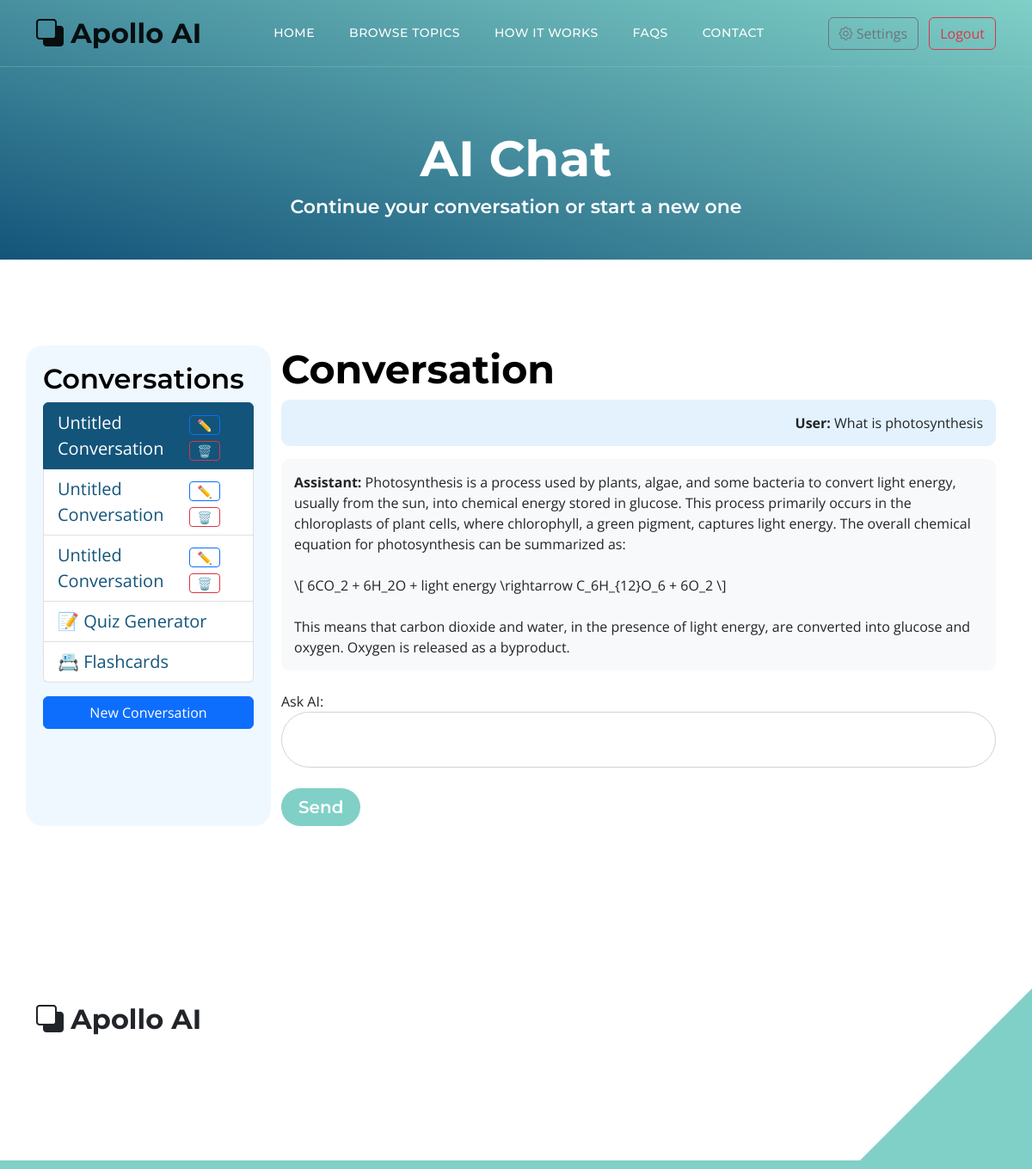
/main.php?conversation_id=18 (signed in), run on the app's committed database.
### tables this page shows
CREATE TABLE `conversations` (
  `id` int(11) NOT NULL,
  `user_id` int(11) NOT NULL,
  `title` varchar(255) DEFAULT 'Untitled Conversation',
  `created_at` timestamp NOT NULL DEFAULT current_timestamp()
);

CREATE TABLE `messages` (
  `id` int(11) NOT NULL,
  `conversation_id` int(11) NOT NULL,
  `role` enum('user','assistant') NOT NULL,
  `content` text NOT NULL,
  `created_at` timestamp NOT NULL DEFAULT current_timestamp()
);

### main.php (the view, shortened to what this page needs)
<?php
require 'db.php';
$conversation_id = $_GET['conversation_id'] ?? null;
$user_id = $_SESSION['user_id'];
$conversations = $db->query("SELECT * FROM conversations WHERE user_id = $user_id ORDER BY created_at DESC")->fetchAll(PDO::FETCH_ASSOC);
$messages = [];
if ($conversation_id) {
    $messages = $db->query("SELECT role, content FROM messages WHERE conversation_id = $conversation_id ORDER BY created_at")
                   ->fetchAll(PDO::FETCH_ASSOC);
}
?>
<!doctype html>
<html lang="en">
<head>
    <link href="css/bootstrap.min.css" rel="stylesheet">
    <link href="css/bootstrap-icons.css" rel="stylesheet">
    <link href="css/style.css" rel="stylesheet">
</head>
<body id="top">
<main>
    <nav class="navbar navbar-expand-lg">
        <div class="container">
            <a class="navbar-brand" href="index.php">
                <i class="bi-back"></i>
                <span>Apollo AI</span>
            </a>
            <div class="collapse navbar-collapse" id="navbarNav">
                <ul class="navbar-nav ms-lg-5 me-lg-auto">
                    <li class="nav-item"><a class="nav-link" href="index.php#section_1">Home</a></li>
                    <li class="nav-item"><a class="nav-link" href="index.php#section_2">Browse Topics</a></li>
                    <li class="nav-item"><a class="nav-link" href="index.php#section_3">How it works</a></li>
                    <li class="nav-item"><a class="nav-link" href="index.php#section_4">FAQs</a></li>
                    <li class="nav-item"><a class="nav-link" href="index.php#section_5">Contact</a></li>
                </ul>
                <div class="d-none d-lg-block">
                    <a href="settings.php" class="btn btn-outline-secondary ms-2" title="Settings"><i class="bi bi-gear"></i> Settings</a>
                    <?php if (isset($_SESSION['user_id'])): ?>
                        <a href="logout.php" class="btn btn-outline-danger ms-2">Logout</a>
                    <?php endif; ?>
                </div>
            </div>
        </div>
    </nav>
    <section class="hero-section d-flex justify-content-center align-items-center" style="padding-bottom:40px;">
        <div class="container">
            <div class="row">
                <div class="col-lg-12 text-center">
                    <h1 class="text-white">AI Chat</h1>
                    <h6 class="text-white">Continue your conversation or start a new one</h6>
                </div>
            </div>
        </div>
    </section>
    <section class="section-padding">
        <div class="container">
            <div class="row">
                <div class="col-lg-3 sidebar">
                    <h3>Conversations</h3>
                    <ul class="list-group">
                        <?php foreach ($conversations as $conv): ?>
                            <li class="list-group-item<?= ($conv['id'] == $conversation_id) ? ' active' : '' ?>">
                                <div class="d-flex justify-content-between align-items-center">
                                    <a href="main.php?conversation_id=<?= $conv['id'] ?>" style="text-decoration:none;<?= ($conv['id'] == $conversation_id) ? 'color:#fff;' : '' ?>">
                                        <?= htmlspecialchars($conv['title']) ?>
                                    </a>
                                    <div>
                                        <button class="btn btn-sm btn-outline-primary py-0 px-2 ms-1" onclick="showRenameForm(<?= $conv['id'] ?>, '<?= htmlspecialchars(addslashes($conv['title'])) ?>')">✏️</button>
                                        <form method="POST" action="main.php" style="display:inline;" onsubmit="return confirm('Delete this conversation?');">
                                            <button type="submit" class="btn btn-sm btn-outline-danger py-0 px-2 ms-1">🗑️</button>
                                        </form>
                                    </div>
                                </div>
                            </li>
                        <?php endforeach; ?>
                        <li class="list-group-item">
                            <a href="quiz.php" style="text-decoration:none;">📝 Quiz Generator</a>
                        </li>
                        <li class="list-group-item">
                            <a href="flashcards.php" style="text-decoration:none;">📇 Flashcards</a>
                        </li>
                    </ul>
                    <a href="main.php" class="btn btn-primary mt-3 w-100">New Conversation</a>
                </div>
                <div class="col-lg-9">
                    <h2>Conversation</h2>
                    <div style="min-height:300px;">
                        <?php if ($conversation_id): ?>
                            <?php foreach ($messages as $msg): ?>
                                <div class="chat-message <?= $msg['role'] ?>">
                                    <strong><?= ucfirst($msg['role']) ?>:</strong>
                                    <?= nl2br(htmlspecialchars($msg['content'])) ?>
                                </div>
                            <?php endforeach; ?>
                        <?php else: ?>
                            <p>Select a conversation or start a new one.</p>
                        <?php endif; ?>
                    </div>
                    <form method="POST" class="custom-form mt-4">
                        <div class="form-group mb-3">
                            <label for="question">Ask AI:</label>
                            <textarea id="question" name="question" class="form-control" rows="3" required></textarea>
                        </div>
                        <button type="submit" class="btn custom-btn">Send</button>
                    </form>
                </div>
            </div>
        </div>
    </section>
</main>
<footer class="site-footer section-padding">
    <div class="container">
        <div class="row">
            <div class="col-lg-3 col-12 mb-4 pb-2">
                <a class="navbar-brand mb-2" href="index.php">
                    <i class="bi-back"></i>
                    <span>Apollo AI</span>
                </a>
            </div>
            <div class="col-lg-3 col-md-4 col-6"></div>
            <div class="col-lg-3 col-md-4 col-6 mb-4 mb-lg-0"></div>
        </div>
    </div>
</footer>
</body>
</html>

### css/style.css (style rules this page uses)
:root { --white-color: #ffffff; --primary-color: #13547a; --secondary-color: #80d0c7; --section-bg-color: #f0f8ff; --custom-btn-bg-color: #80d0c7; --custom-btn-bg-hover-color: #13547a; --dark-color: #000000; --p-color: #717275; --border-color: #7fffd4; --link-hover-color: #13547a; --body-font-family: 'Open Sans', sans-serif; --title-font-family: 'Montserrat', sans-serif; --h1-font-size: 58px; --h2-font-size: 46px; --h3-font-size: 32px; --h4-font-size: 28px; --h5-font-size: 24px; --h6-font-size: 22px; --p-font-size: 20px; --menu-font-size: 14px; --btn-font-size: 18px; --copyright-font-size: 16px; --border-radius-large: 100px; --border-radius-medium: 20px; --border-radius-small: 10px; --font-weight-normal: 400; --font-weight-medium: 500; --font-weight-semibold: 600; --font-weight-bold: 700; }
body { background-color: var(--white-color); font-family: var(--body-font-family); }
h2, h3, h4, h5, h6 { color: var(--dark-color); }
h1, h2, h3, h4, h5, h6 { font-family: var(--title-font-family); font-weight: var(--font-weight-semibold); }
h1 { font-size: var(--h1-font-size); font-weight: var(--font-weight-bold); }
h2 { font-size: var(--h2-font-size); font-weight: var(--font-weight-bold); }
h3 { font-size: var(--h3-font-size); }
h6 { color: var(--primary-color); font-size: var(--h6-font-size); }
ul li { color: var(--p-color); font-size: var(--p-font-size); font-weight: var(--font-weight-normal); }
a, button { touch-action: manipulation; transition: all 0.3s; }
a { display: inline-block; color: var(--primary-color); text-decoration: none; }
b, strong { font-weight: var(--font-weight-bold); }
.section-padding { padding-top: 100px; padding-bottom: 100px; }
.custom-btn { background: var(--custom-btn-bg-color); border: 2px solid transparent; border-radius: var(--border-radius-large); color: var(--white-color); font-size: var(--btn-font-size); font-weight: var(--font-weight-semibold); line-height: normal; transition: all 0.3s; padding: 10px 20px; }
.navbar { background: transparent; border-bottom: 1px solid rgba(128, 208, 199, 0.35); z-index: 9; }
.navbar-brand, .navbar-brand:hover { font-size: var(--h3-font-size); font-weight: var(--font-weight-bold); display: block; }
.navbar-brand span { font-family: var(--title-font-family); }
.navbar-expand-lg .navbar-nav .nav-link { border-radius: var(--border-radius-large); margin: 10px; padding: 10px; }
.navbar-nav .nav-link { display: inline-block; color: var(--white-color); font-family: var(--title-font-family); font-size: var(--menu-font-size); font-weight: var(--font-weight-medium); text-transform: uppercase; letter-spacing: 0.5px; position: relative; padding-top: 15px; padding-bottom: 15px; }
.hero-section { background-image: linear-gradient(15deg, #13547a 0%, #80d0c7 100%); position: relative; overflow: hidden; padding-top: 150px; padding-bottom: 150px; }
.custom-form .form-control { border-radius: var(--border-radius-large); color: var(--p-color); margin-bottom: 24px; padding-top: 13px; padding-bottom: 13px; padding-left: 20px; outline: none; }
.custom-form button[type="submit"] { background: var(--custom-btn-bg-color); border: none; border-radius: var(--border-radius-large); color: var(--white-color); font-family: var(--title-font-family); font-size: var(--p-font-size); font-weight: var(--font-weight-semibold); transition: all 0.3s; margin-bottom: 0; }
.site-footer { border-bottom: 10px solid var(--secondary-color); position: relative; }
.site-footer::after { content: ""; position: absolute; bottom: 0; right: 0; width: 0; height: 0; border-style: solid; border-width: 0 0 200px 200px; border-color: transparent transparent var(--secondary-color) transparent; pointer-events: none; }
textarea.form-control { padding-top: 60px !important; padding-bottom: 20px !important; min-height: 20px; resize: vertical; }
textarea.form-control { min-height: 44px; max-height:65px; padding-top: 15px !important; padding-bottom: 1px !important; resize: none; overflow-y: hidden; }

### main.php (style rules this page uses)
.chat-message { margin-bottom: 15px; border-radius: 10px; padding: 15px; }
.chat-message.user { background: #e3f2fd; text-align: right; }
.chat-message.assistant { background: #f8f9fa; text-align: left; }
.sidebar { background: var(--section-bg-color); border-radius: var(--border-radius-medium); padding: 20px; min-height: 400px; }
.sidebar .list-group-item.active { background: var(--primary-color); color: #fff; border-color: var(--primary-color); }

### data on the page
conversations: title "Untitled Conversation"
conversations: title "Untitled Conversation"
conversations: title "Untitled Conversation"
messages: role "User", content "What is photosynthesis"
messages: role "Assistant", content "Photosynthesis is a process used by plants, algae, and some bacteria to convert light energy, usually from the sun, into chemical energy stored in glucose. This process primarily occurs in the chloroplasts of plant cells, where chlorophyll, a green pigment, captures light energy. The overall chemical equation for photosynthesis can be summarized as: \\[ 6CO_2 + 6H_2O + light energy \\rightarrow C_6H_{12}O_6 + 6O_2 \\] This means that carbon dioxide and water, in the presence of light energy, are converted into glucose and oxygen. Oxygen is released as a byproduct."
